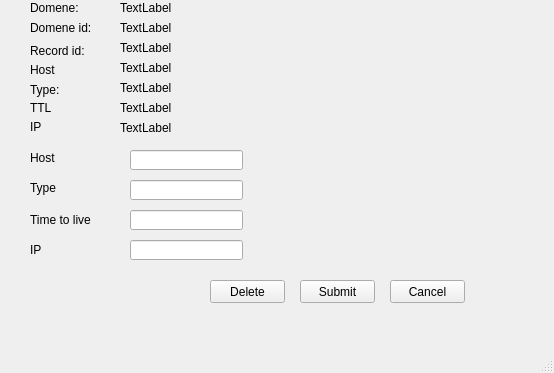
<?xml version="1.0" encoding="UTF-8"?>
<ui version="4.0">
 <class>CrudWindow</class>
 <widget class="QMainWindow" name="CrudWindow">
  <property name="windowModality">
   <enum>Qt::ApplicationModal</enum>
  </property>
  <property name="geometry">
   <rect>
    <x>0</x>
    <y>0</y>
    <width>554</width>
    <height>373</height>
   </rect>
  </property>
  <property name="windowTitle">
   <string>Crud</string>
  </property>
  <widget class="QWidget" name="centralwidget">
   <widget class="QPushButton" name="btn_Submit_rec">
    <property name="geometry">
     <rect>
      <x>300</x>
      <y>280</y>
      <width>75</width>
      <height>23</height>
     </rect>
    </property>
    <property name="text">
     <string>Submit</string>
    </property>
   </widget>
   <widget class="QLineEdit" name="lineEdit_3">
    <property name="geometry">
     <rect>
      <x>130</x>
      <y>210</y>
      <width>113</width>
      <height>20</height>
     </rect>
    </property>
   </widget>
   <widget class="QLineEdit" name="lineEdit_4">
    <property name="geometry">
     <rect>
      <x>130</x>
      <y>240</y>
      <width>113</width>
      <height>20</height>
     </rect>
    </property>
   </widget>
   <widget class="QLabel" name="label">
    <property name="geometry">
     <rect>
      <x>30</x>
      <y>60</y>
      <width>61</width>
      <height>20</height>
     </rect>
    </property>
    <property name="text">
     <string>Host</string>
    </property>
   </widget>
   <widget class="QLabel" name="label_2">
    <property name="geometry">
     <rect>
      <x>30</x>
      <y>80</y>
      <width>51</width>
      <height>20</height>
     </rect>
    </property>
    <property name="text">
     <string>Type:</string>
    </property>
   </widget>
   <widget class="QLabel" name="label_3">
    <property name="geometry">
     <rect>
      <x>30</x>
      <y>210</y>
      <width>61</width>
      <height>20</height>
     </rect>
    </property>
    <property name="text">
     <string>Time to live:</string>
    </property>
   </widget>
   <widget class="QLabel" name="label_4">
    <property name="geometry">
     <rect>
      <x>30</x>
      <y>240</y>
      <width>41</width>
      <height>20</height>
     </rect>
    </property>
    <property name="text">
     <string>IP</string>
    </property>
   </widget>
   <widget class="QLabel" name="label_5">
    <property name="geometry">
     <rect>
      <x>30</x>
      <y>20</y>
      <width>61</width>
      <height>16</height>
     </rect>
    </property>
    <property name="text">
     <string>Domene id:</string>
    </property>
   </widget>
   <widget class="QLabel" name="label_6">
    <property name="geometry">
     <rect>
      <x>30</x>
      <y>40</y>
      <width>71</width>
      <height>21</height>
     </rect>
    </property>
    <property name="text">
     <string>Record id:</string>
    </property>
   </widget>
   <widget class="QLabel" name="label_7">
    <property name="geometry">
     <rect>
      <x>120</x>
      <y>20</y>
      <width>61</width>
      <height>16</height>
     </rect>
    </property>
    <property name="text">
     <string>TextLabel</string>
    </property>
   </widget>
   <widget class="QLabel" name="label_8">
    <property name="geometry">
     <rect>
      <x>120</x>
      <y>40</y>
      <width>61</width>
      <height>16</height>
     </rect>
    </property>
    <property name="text">
     <string>TextLabel</string>
    </property>
   </widget>
   <widget class="QPushButton" name="btn_Cancel">
    <property name="geometry">
     <rect>
      <x>390</x>
      <y>280</y>
      <width>75</width>
      <height>23</height>
     </rect>
    </property>
    <property name="text">
     <string>Cancel</string>
    </property>
   </widget>
   <widget class="QPushButton" name="btn_Delete_rec">
    <property name="geometry">
     <rect>
      <x>210</x>
      <y>280</y>
      <width>75</width>
      <height>23</height>
     </rect>
    </property>
    <property name="text">
     <string>Delete</string>
    </property>
   </widget>
   <widget class="QLabel" name="label_9">
    <property name="geometry">
     <rect>
      <x>30</x>
      <y>0</y>
      <width>51</width>
      <height>16</height>
     </rect>
    </property>
    <property name="text">
     <string>Domene:</string>
    </property>
   </widget>
   <widget class="QLabel" name="label_10">
    <property name="geometry">
     <rect>
      <x>120</x>
      <y>0</y>
      <width>81</width>
      <height>16</height>
     </rect>
    </property>
    <property name="text">
     <string>TextLabel</string>
    </property>
   </widget>
   <widget class="QLabel" name="label_11">
    <property name="geometry">
     <rect>
      <x>120</x>
      <y>60</y>
      <width>121</width>
      <height>16</height>
     </rect>
    </property>
    <property name="text">
     <string>TextLabel</string>
    </property>
   </widget>
   <widget class="QLabel" name="label_12">
    <property name="geometry">
     <rect>
      <x>120</x>
      <y>80</y>
      <width>51</width>
      <height>16</height>
     </rect>
    </property>
    <property name="text">
     <string>TextLabel</string>
    </property>
   </widget>
   <widget class="QLabel" name="label_13">
    <property name="geometry">
     <rect>
      <x>30</x>
      <y>100</y>
      <width>51</width>
      <height>16</height>
     </rect>
    </property>
    <property name="text">
     <string>TTL</string>
    </property>
   </widget>
   <widget class="QLabel" name="label_14">
    <property name="geometry">
     <rect>
      <x>30</x>
      <y>120</y>
      <width>47</width>
      <height>13</height>
     </rect>
    </property>
    <property name="text">
     <string>IP</string>
    </property>
   </widget>
   <widget class="QLabel" name="label_15">
    <property name="geometry">
     <rect>
      <x>120</x>
      <y>100</y>
      <width>51</width>
      <height>16</height>
     </rect>
    </property>
    <property name="text">
     <string>TextLabel</string>
    </property>
   </widget>
   <widget class="QLabel" name="label_16">
    <property name="geometry">
     <rect>
      <x>120</x>
      <y>120</y>
      <width>91</width>
      <height>16</height>
     </rect>
    </property>
    <property name="text">
     <string>TextLabel</string>
    </property>
   </widget>
   <widget class="QLabel" name="label_17">
    <property name="geometry">
     <rect>
      <x>30</x>
      <y>150</y>
      <width>51</width>
      <height>16</height>
     </rect>
    </property>
    <property name="text">
     <string>Host</string>
    </property>
   </widget>
   <widget class="QLabel" name="label_18">
    <property name="geometry">
     <rect>
      <x>30</x>
      <y>180</y>
      <width>51</width>
      <height>16</height>
     </rect>
    </property>
    <property name="text">
     <string>Type</string>
    </property>
   </widget>
   <widget class="QLineEdit" name="lineEdit">
    <property name="geometry">
     <rect>
      <x>130</x>
      <y>150</y>
      <width>113</width>
      <height>20</height>
     </rect>
    </property>
   </widget>
   <widget class="QLineEdit" name="lineEdit_2">
    <property name="geometry">
     <rect>
      <x>130</x>
      <y>180</y>
      <width>113</width>
      <height>20</height>
     </rect>
    </property>
   </widget>
  </widget>
  <widget class="QMenuBar" name="menubar">
   <property name="geometry">
    <rect>
     <x>0</x>
     <y>0</y>
     <width>554</width>
     <height>21</height>
    </rect>
   </property>
  </widget>
  <widget class="QStatusBar" name="statusbar"/>
 </widget>
 <resources/>
 <connections/>
</ui>
